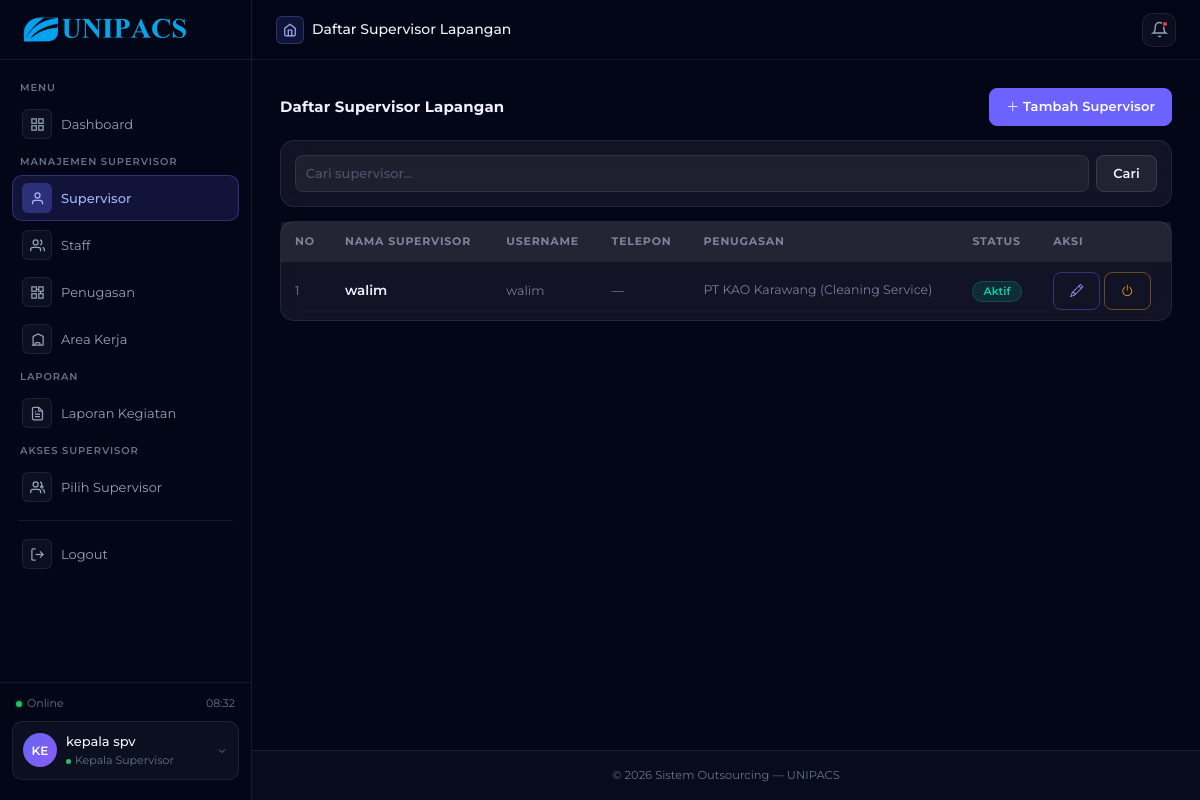
Before: /kepala/supervisor/ (signed in) with the older database file.
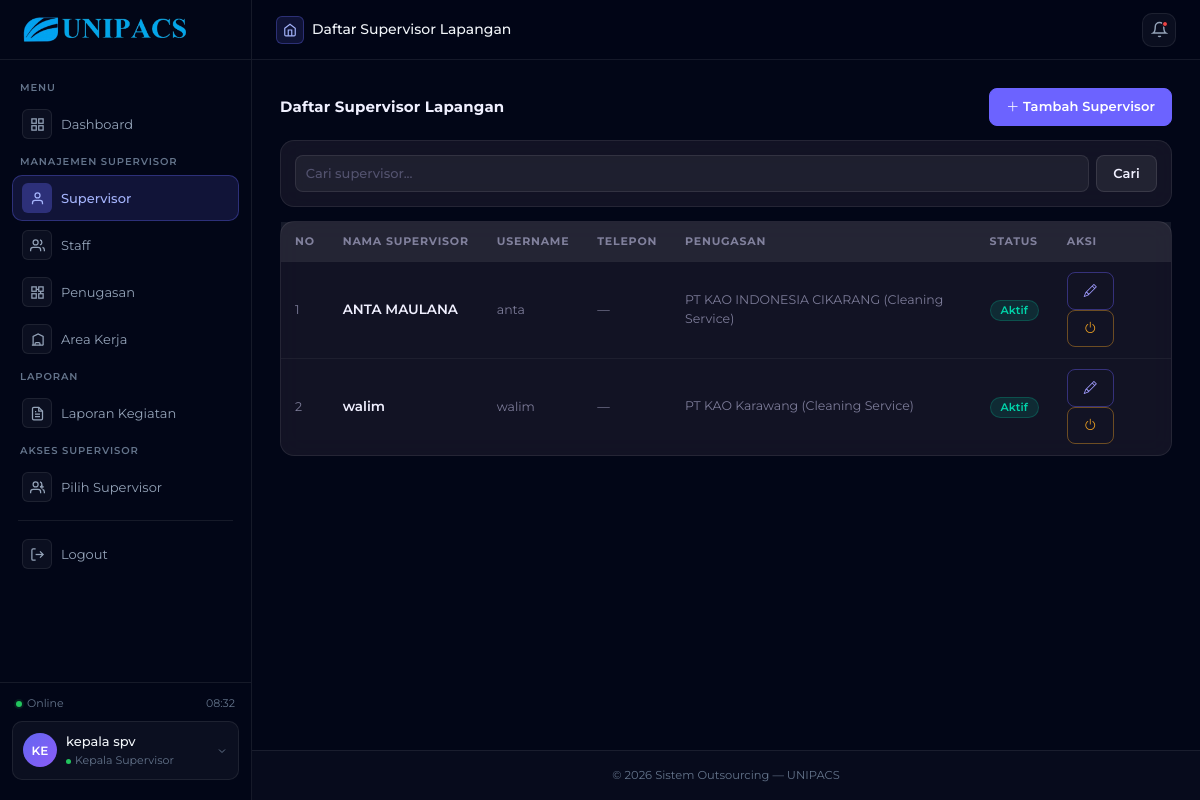
After: the same page with the newer database file.
### outsourcing/models.py (models this page shows, shortened)
class User(AbstractUser):
    role = models.CharField(
        max_length=30,
        choices=RoleChoices.choices,
        default=RoleChoices.STAFF,
    )
    nama_lengkap = models.CharField(max_length=150, blank=True)
    jenis_kelamin = models.CharField(
        max_length=1,
        choices=GenderChoices.choices,
        blank=True,
        null=True,
    )
    nik = models.CharField(
        max_length=20,
        blank=True,
        null=True,
        help_text='NIK / ID Karyawan (contoh: 202403157)',
    )
    telepon      = models.CharField(
        max_length=20,
        blank=True,
        validators=[telepon_validator],
    )
    foto_profil  = models.ImageField(
        upload_to='foto_profil/',
        blank=True,
        null=True,
    )
    dibuat_pada  = models.DateTimeField(auto_now_add=True)
    diubah_pada  = models.DateTimeField(auto_now=True)
    class Meta:
        verbose_name        = 'Pengguna'
        verbose_name_plural = 'Pengguna'
        ordering            = ['nama_lengkap']

class SupervisorPerusahaan(models.Model):
    supervisor        = models.ForeignKey(
        User,
        on_delete=models.CASCADE,
        related_name='penugasan_supervisor',
        limit_choices_to={'role': RoleChoices.SUPERVISOR},
    )
    perusahaan        = models.ForeignKey(
        Perusahaan,
        on_delete=models.CASCADE,
        related_name='supervisor_perusahaan',
    )
    jenis_jasa        = models.ForeignKey(
        JenisJasa,
        on_delete=models.CASCADE,
        related_name='supervisor_perusahaan',
    )
    kepala_supervisor = models.ForeignKey(
        User,
        on_delete=models.SET_NULL,
        null=True,
        blank=True,
        related_name='supervisor_dibawahnya',
        limit_choices_to={'role': RoleChoices.KEPALA_SUPERVISOR},
    )
    is_active    = models.BooleanField(default=True)
    dibuat_pada = models.DateTimeField(auto_now_add=True)
    diubah_pada = models.DateTimeField(auto_now=True)
    objects = models.Manager()
    aktif   = AktifManager()
    class Meta:
        verbose_name        = 'Penugasan Supervisor'
        verbose_name_plural = 'Penugasan Supervisor'
        unique_together     = ['supervisor', 'perusahaan', 'jenis_jasa']

class Perusahaan(models.Model):
    nama_perusahaan = models.CharField(max_length=200)
    alamat          = models.TextField()
    telepon         = models.CharField(max_length=20, blank=True)
    email           = models.EmailField(blank=True)
    jenis_jasa      = models.ManyToManyField(
        JenisJasa,
        related_name='perusahaan',
        blank=True,
    )
    customer        = models.OneToOneField(
        User,
        on_delete=models.SET_NULL,
        null=True,
        blank=True,
        related_name='perusahaan_customer',
        limit_choices_to={'role': RoleChoices.CUSTOMER},
    )
    foto_perusahaan  = models.ImageField(
        upload_to='foto_perusahaan/',
        blank=True,
        null=True,
    )
    is_active    = models.BooleanField(default=True)
    dibuat_pada = models.DateTimeField(auto_now_add=True)
    diubah_pada = models.DateTimeField(auto_now=True)
    objects = models.Manager()
    aktif   = AktifManager()
    class Meta:
        verbose_name        = 'Perusahaan'
        verbose_name_plural = 'Perusahaan'
        ordering            = ['nama_perusahaan']

class JenisJasa(models.Model):
    nama_jasa   = models.CharField(max_length=100, unique=True)
    deskripsi   = models.TextField(blank=True)
    is_active    = models.BooleanField(default=True)
    dibuat_pada = models.DateTimeField(auto_now_add=True)
    diubah_pada = models.DateTimeField(auto_now=True)
    objects = models.Manager()
    aktif   = AktifManager()
    class Meta:
        verbose_name        = 'Jenis Jasa'
        verbose_name_plural = 'Jenis Jasa'
        ordering            = ['nama_jasa']

### outsourcing/views/kepala_supervisor/akun.py (the view)
# urls.py: path('kepala/supervisor/', supervisor_list, name='kepala_supervisor_list'),
@kepala_supervisor_required
def supervisor_list(request):
    q           = request.GET.get('q', '').strip()
    supervisors = get_supervisor_list(request.user)
    if q:
        supervisors = supervisors.filter(
            Q(nama_lengkap__icontains=q) | Q(username__icontains=q)
        )
    supervisor_data = []
    for spv in supervisors:
        penugasan = SupervisorPerusahaan.objects.filter(
            supervisor=spv,
            kepala_supervisor=request.user,
            is_active=True,
        ).select_related('perusahaan', 'jenis_jasa')
        supervisor_data.append({
            'supervisor': spv,
            'penugasan' : penugasan,
        })
    context = {
        'supervisor_data': supervisor_data,
        'q'              : q,
        'page_title'     : 'Daftar Supervisor Lapangan',
    }
    return render(request, 'kepala_supervisor/akun/supervisor_list.html', context)

### outsourcing/utils.py (called while the page is built)
def get_models():
    from outsourcing.models import (
        User, Perusahaan, AreaKerja, SubArea,
        LaporanKegiatan, ItemKegiatan,
        KepalaSupervisorJasa, SupervisorPerusahaan, StaffSupervisor,
    )
    return {
        'User': User,
        'Perusahaan': Perusahaan,
        'AreaKerja': AreaKerja,
        'SubArea': SubArea,
        'LaporanKegiatan': LaporanKegiatan,
        'ItemKegiatan': ItemKegiatan,
        'KepalaSupervisorJasa': KepalaSupervisorJasa,
        'SupervisorPerusahaan': SupervisorPerusahaan,
        'StaffSupervisor': StaffSupervisor,
    }

### outsourcing/templates/kepala_supervisor/akun/supervisor_list.html (shortened to what this page needs)
{% extends 'kepala_supervisor/base_kepala.html' %}
{% load static %}
{% block extra_css %}
<link rel="stylesheet" href="{% static 'css/kepala_spv/kepala.css' %}">
{% endblock %}
{% block content %}
<div class="d-flex justify-content-between align-items-center mb-3">
    <h5 class="mb-0">Daftar Supervisor Lapangan</h5>
    <a href="{% url 'kepala_supervisor_create' %}" class="btn btn-primary btn-sm">
        <i class="bi bi-plus-lg"></i> Tambah Supervisor
    </a>
</div>
<div class="card p-3 mb-3 table-card">
    <form method="get" class="d-flex gap-2">
        <input type="text" name="q" value="{{ q }}" class="form-control form-control-sm" placeholder="Cari supervisor...">
        <button class="btn btn-sm btn-secondary">Cari</button>
    </form>
</div>
<div class="card table-card">
    <div class="table-responsive">
        <table class="table table-hover mb-0">
            <thead class="table-light">
                <tr>
                    <th>No</th>
                    <th>Nama Supervisor</th>
                    <th>Username</th>
                    <th>Telepon</th>
                    <th>Penugasan</th>
                    <th>Status</th>
                    <th>Aksi</th>
                </tr>
            </thead>
            <tbody>
                {% for data in supervisor_data %}
                <tr>
                    <td class="text-muted small">{{ forloop.counter }}</td>
                    <td>
                        <span class="fw-semibold">{{ data.supervisor.nama_lengkap|default:data.supervisor.username }}</span>
                    </td>
                    <td class="text-muted small">{{ data.supervisor.username }}</td>
                    <td class="text-muted small">{{ data.supervisor.telepon|default:'—' }}</td>
                    <td>
                        {% for p in data.penugasan %}
                            <div class="small">{{ p.perusahaan.nama_perusahaan }} ({{ p.jenis_jasa.nama_jasa }})</div>
                        {% empty %}
                            <span class="text-muted small">Belum ditugaskan</span>
                        {% endfor %}
                    </td>
                    <td>
                        {% if data.supervisor.is_active %}
                            <span class="badge bg-success">Aktif</span>
                        {% else %}
                            <span class="badge bg-secondary">Nonaktif</span>
                        {% endif %}
                    </td>
                    <td>
                        <a href="{% url 'kepala_supervisor_edit' data.supervisor.pk %}" class="btn btn-xs btn-outline-primary btn-sm">
                            <i class="bi bi-pencil"></i>
                        </a>
                        <button class="btn btn-xs btn-outline-warning btn-sm"
                            data-bs-toggle="modal" data-bs-target="#modalToggle{{ data.supervisor.pk }}">
                            <i class="bi bi-power"></i>
                        </button>
                    </td>
                </tr>
                {% empty %}
                <tr><td colspan="7" class="text-center text-muted py-4">Belum ada supervisor.</td></tr>
                {% endfor %}
            </tbody>
        </table>
    </div>
</div>
{% endblock %}

Changed rows visible on the page:
added User: supervisor.nama_lengkap "ANTA MAULANA", supervisor.username "anta", supervisor.telepon "—", is_active "Aktif"
added SupervisorPerusahaan: perusahaan.nama_perusahaan "PT KAO INDONESIA CIKARANG", jenis_jasa.nama_jasa "Cleaning Service", shown under "ANTA MAULANA"
